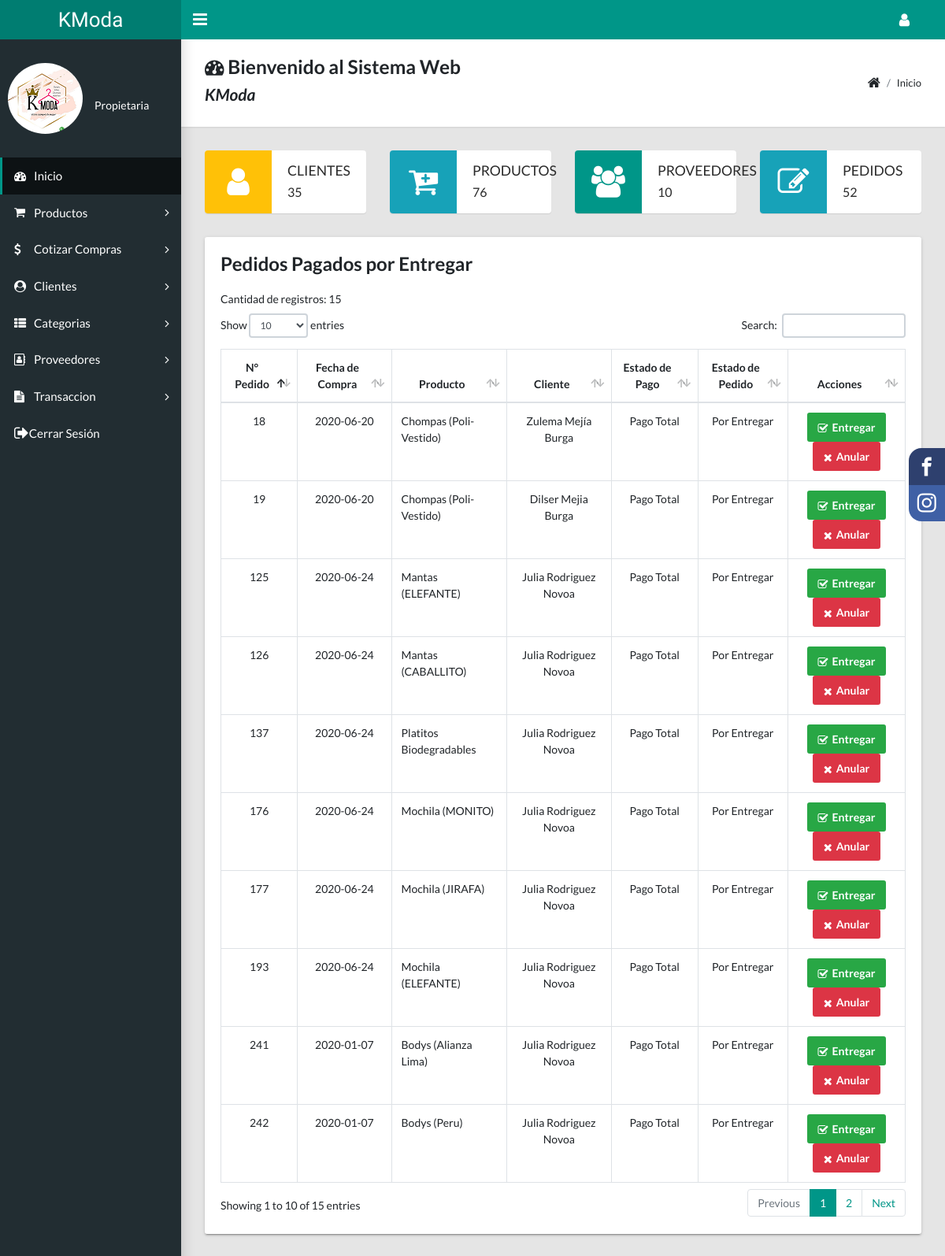
Page /inicio.php on the committed database.
### tables this page shows
CREATE TABLE `pedido` (
  `id_pedido` int(11) NOT NULL,
  `id_producto` int(11) NOT NULL,
  `cantidad` int(11) NOT NULL,
  `id_usuario` int(11) NOT NULL,
  `id_cliente` int(11) NOT NULL,
  `fecha` date NOT NULL DEFAULT current_timestamp(),
  `cantidad_pago` float(5,2) NOT NULL DEFAULT 0.00,
  `id_estado_pago` int(11) NOT NULL,
  `id_estado_pedido` int(11) NOT NULL,
  `id_estado_venta` int(1) NOT NULL DEFAULT 1,
  `motivo` varchar(50) NOT NULL DEFAULT ''
);

CREATE TABLE `producto` (
  `id_producto` int(11) NOT NULL,
  `id_proveedor` int(11) NOT NULL,
  `id_categoria` int(11) NOT NULL,
  `nombre_producto` varchar(50) NOT NULL,
  `id_talla` int(11) NOT NULL,
  `id_color` int(11) NOT NULL,
  `stock` int(11) NOT NULL,
  `precio` float(5,2) NOT NULL,
  `descripcion_producto` varchar(100) NOT NULL,
  `imagen` blob NOT NULL,
  `estado` tinyint(1) NOT NULL DEFAULT 1,
  `motivo` varchar(100) NOT NULL DEFAULT '----',
  `fecha_ingreso` timestamp NOT NULL DEFAULT current_timestamp(),
  `ingreso` int(11) NOT NULL
);

CREATE TABLE `cliente` (
  `id_cliente` int(11) NOT NULL,
  `nombres` varchar(50) NOT NULL,
  `dni` int(8) NOT NULL,
  `direccion` varchar(50) NOT NULL,
  `correo` varchar(60) DEFAULT 'No especifica',
  `telefono` varchar(9) NOT NULL DEFAULT 'No tiene'
);

CREATE TABLE `estado_pago` (
  `id_estado_pago` int(11) NOT NULL,
  `nombre_pago` varchar(50) NOT NULL
);

CREATE TABLE `estado_pedido` (
  `id_estado_pedido` int(11) NOT NULL,
  `nombre` varchar(50) NOT NULL
);

### inicio.php (the view, shortened to what this page needs)
<?php
require_once("conexion.php");
?>
<!DOCTYPE html>
<html lang="en">
  <head>
    <link rel="stylesheet" href="font.css">
  <link rel="stylesheet" href="main.css">
    <link rel="stylesheet" type="text/css" href="css/main.css">
    <link rel="stylesheet" type="text/css" href="https://maxcdn.bootstrapcdn.com/font-awesome/4.7.0/css/font-awesome.min.css">
  </head>
  <body class="app sidebar-mini">
    <header class="app-header"><a class="app-header__logo" href="inicio.php">KModa</a>
      <a class="app-sidebar__toggle" href="#" data-toggle="sidebar" aria-label="Hide Sidebar"></a>
      <ul class="app-nav">
        <li class="dropdown"><a class="app-nav__item" href="#" data-toggle="dropdown" aria-label="Open Profile Menu"><i class="fa fa-user fa-lg"></i></a>
        </li>
      </ul>
    </header>
    <aside class="app-sidebar">
        <div class="app-sidebar__user"><img class="app-sidebar__user-avatar" img src="logo.png" alt="User Image">
        <div>
          <p class="app-sidebar__user-name">
          <p class="app-sidebar__user-designation">Propietaria</p>
        </div>
        </div>
        <ul class="app-menu">
          <li><a class="app-menu__item active" href="inicio.php"><i class="app-menu__icon fa fa-dashboard"></i><span class="app-menu__label">Inicio</span></a></li>
          <li class="treeview"><a class="app-menu__item" href="#" data-toggle="treeview"><i class="app-menu__icon fa fa-shopping-cart"></i><span class="app-menu__label">Productos</span><i class="treeview-indicator fa fa-angle-right"></i></a>
          </li>
          <li class="treeview"><a class="app-menu__item" href="#" data-toggle="treeview"><i class="app-menu__icon fa fa-usd"></i><span class="app-menu__label">Cotizar Compras</span><i class="treeview-indicator fa fa-angle-right"></i></a>
          </li>
          <li class="treeview"><a class="app-menu__item" href="#" data-toggle="treeview"><i class="app-menu__icon fa fa-user-circle"></i><span class="app-menu__label">Clientes</span><i class="treeview-indicator fa fa-angle-right"></i></a>
          </li>
          <li class="treeview"><a class="app-menu__item" href="#" data-toggle="treeview"><i class="app-menu__icon fa fa-th-list"></i><span class="app-menu__label">Categorias</span><i class="treeview-indicator fa fa-angle-right"></i></a>
          </li>
          <li class="treeview"><a class="app-menu__item" href="#" data-toggle="treeview"><i class="app-menu__icon fa fa-address-book-o"></i><span class="app-menu__label">Proveedores</span><i class="treeview-indicator fa fa-angle-right"></i></a>
          </li>
          <li class="treeview"><a class="app-menu__item" href="#" data-toggle="treeview"><i class="app-menu__icon fa fa-file-text"></i><span class="app-menu__label">Transaccion</span><i class="treeview-indicator fa fa-angle-right"></i></a>
          </li>
          <li><a class="app-menu__item" href="principal.php"> <i class=" fa fa-sign-out fa-lg"> </i> <span class="app-menu__label"> Cerrar Sesión </span></i></a>
        </ul>
      </aside>
    <main class="app-content">
      <div class="app-title">
        <div>
          <h3><i class="fa fa-dashboard"></i> Bienvenido al Sistema Web </h3>
          <h4><p> KModa</p></h4>
        </div>
        <ul class="app-breadcrumb breadcrumb">
          <li class="breadcrumb-item"><i class="fa fa-home fa-lg"></i></li>
          <li class="breadcrumb-item"><a>Inicio</a></li>
        </ul>
      </div>
      <div class="social-bar">
    <a href="https://www.facebook.com/KModasYAccesorios/?modal=admin_todo_tour" class="icon icon-facebook" target="_blank"></a>
    <a href="" class="icon icon-instagram" target="_blank"></a>
      </div>
      <?php
                      $sqlcount="SELECT count(*) cant FROM cliente";
                      $resultcount = $cnx->query($sqlcount) or die ("error");
                      $regc=$resultcount->fetchObject()
                       ?>
      <div class="row">
      <div class="col-md-6 col-lg-3">
      <a href="clientes.php" > <div class="widget-small warning coloured-icon"><i class="icon fa fa-user fa-3x"></i></a>
            <div class="info">
              <h4>Clientes</h4>
              <p><?php echo $regc->cant ?></p>
            </div>
          </div>
        </div>
        <?php
                      $sqlcount="SELECT count(*) cant FROM producto where estado=1";
                      $resultcount = $cnx->query($sqlcount) or die ("error");
                      $regc=$resultcount->fetchObject()
                       ?>
        <div class="col-md-6 col-lg-3">
        <a href="productos.php" > <div class="widget-small info coloured-icon"><i class="icon fa fa-cart-plus fa-3x"></i></a>
            <div class="info">
              <h4> Productos</h4>
              <p><?php echo $regc->cant ?></p>
            </div>
          </div>
        <?php
                      $sqlcount="SELECT count(*) cant FROM proveedor where estado=1";
                      $resultcount = $cnx->query($sqlcount) or die ("error");
                      $regc=$resultcount->fetchObject()
                       ?>
        <div class="col-md-6 col-lg-3">
        <a href="proveedores.php" ><div class="widget-small primary coloured-icon"><i class="icon fa fa fa-users fa-3x"></i></a>
            <div class="info">
              <h4> Proveedores</h4>
              <p><?php echo $regc->cant ?></p>
            </div>
          </div>
        <?php
                      $sqlcount="SELECT count(*) cant FROM pedido pe
                      inner join estado_venta ven on pe.id_estado_venta = ven.id_estado_venta
                      where ven.id_estado_venta=1";
                      $resultcount = $cnx->query($sqlcount) or die ("error");
                      $regc=$resultcount->fetchObject()
                       ?>
        <div class="col-md-6 col-lg-3">
        <a href="pedidos.php" ><div class="widget-small info coloured-icon"><i class="icon fa fa fa-edit fa-3x"></i></a>
            <div class="info">
              <h4>Pedidos</h4>
              <p><?php echo $regc->cant ?></p>
            </div>
          </div>
      <div class="col-md-12">
          <div class="tile">
            <h3 class="tile-title">Pedidos Pagados por Entregar</h3>
            <?php
                      $sqlcount="SELECT count(*) cant FROM pedido WHERE id_estado_pedido=1 and id_estado_pago=2 and id_estado_venta=1";
                      $resultcount = $cnx->query($sqlcount) or die ("error");
                      $regc=$resultcount->fetchObject()
                       ?>
                  <label>Cantidad de registros: <span><?php echo "$regc->cant"; ?></label>
<table class="table table-hover table-bordered" id="sampleTable">
                  <thead>
                    <tr>
                    <th style="text-align: center">N° Pedido</th>
                    <th style="text-align: center">Fecha de Compra</th>
                                            <th style="text-align: center">Producto</th>
                                            <th style="text-align: center">Cliente</th>
                                            <th style="text-align: center">Estado de Pago</th>
                                            <th style="text-align: center">Estado de Pedido</th>
                                            <th style="text-align: center">Acciones</th>
                    </tr>
                  </thead>
                   <tbody style="cursor:pointer">
                                     <?php
                                  $sql="SELECT pe.id_pedido , p.nombre_producto , c.nombres, pe.fecha, pa.nombre_pago, e.nombre, pe.cantidad_pago
                                  from pedido pe
                                  inner join producto p on pe.id_producto = p.id_producto
                                  inner join cliente c on pe.id_cliente = c.id_cliente
                                  inner join estado_pago pa on pe.id_estado_pago = pa.id_estado_pago
                                  inner join estado_pedido e on pe.id_estado_pedido = e.id_estado_pedido
                                  inner join estado_venta ven on pe.id_estado_venta = ven.id_estado_venta
                                  WHERE e.id_estado_pedido=1 and pa.id_estado_pago=2 and ven.id_estado_venta = 1
                                  order by pe.fecha desc";
                                  $result = $cnx->query($sql) or die("error");
                                  while($reg=$result->fetchObject()){
                                    echo "<tr>
                                        <td align=center>$reg->id_pedido</td>
                                        <td align=center >$reg->fecha</td>
                                        <td>$reg->nombre_producto</td>
                                        <td align=center >$reg->nombres</td>
                                        <td align=center>$reg->nombre_pago</td>
                                        <td align=center>$reg->nombre</td>
                                        <td align=center >
                                        <a onclick='entregado($reg->id_pedido)' data-toggle='modal' data-target='#myModal1'><button class=' btn btn-success'><i class='fa fa-check-square-o'></i>Entregar</button></a>
                                      <!--  <a onclick='verDetalle($reg->id_pedido)' data-toggle='modal' data-target='#myModal2'><button type='button' class = 'btn btn-info'><i class='fa fa-search'></i>Ver</button></a>
-->
                                        <a onclick='anular($reg->id_pedido)' data-toggle='modal' data-target='#myModal3'><button type='button' class = 'btn btn-danger'><i class='fa fa-close'></i>Anular</button></a>
                                        </tr>";
                                  }?>
                                  </tbody>
                        </table>
  </body>
</html>

### main.css (style rules this page uses)
html { font-size: 16px; }
.social-bar { position: fixed; right: 0; top: 35%; font-size: 1.5rem; display: flex; flex-direction: column; align-items: flex-end; z-index: 100; }
.icon { color: white; text-decoration: none; padding: .7rem; display: flex; transition: all .5s; }
.icon-facebook { background: #2E406E; }
.icon-instagram { background: #3F60A5; }
.icon:first-child { border-radius: 1rem 0 0 0; }
.icon:last-child { border-radius: 0 0 0 1rem; }

### rows in the picture
pedido: id_pedido "193", fecha "2020-06-24", id_producto.nombre_producto "Mochila (ELEFANTE)", id_cliente.nombres "Julia Rodriguez Novoa", id_estado_pago.nombre_pago "Pago Total", id_estado_pedido.nombre "Por Entregar"
pedido: id_pedido "125", fecha "2020-06-24", id_producto.nombre_producto "Mantas (ELEFANTE)", id_cliente.nombres "Julia Rodriguez Novoa", id_estado_pago.nombre_pago "Pago Total", id_estado_pedido.nombre "Por Entregar"
pedido: id_pedido "126", fecha "2020-06-24", id_producto.nombre_producto "Mantas (CABALLITO)", id_cliente.nombres "Julia Rodriguez Novoa", id_estado_pago.nombre_pago "Pago Total", id_estado_pedido.nombre "Por Entregar"
pedido: id_pedido "137", fecha "2020-06-24", id_producto.nombre_producto "Platitos Biodegradables", id_cliente.nombres "Julia Rodriguez Novoa", id_estado_pago.nombre_pago "Pago Total", id_estado_pedido.nombre "Por Entregar"
pedido: id_pedido "176", fecha "2020-06-24", id_producto.nombre_producto "Mochila (MONITO)", id_cliente.nombres "Julia Rodriguez Novoa", id_estado_pago.nombre_pago "Pago Total", id_estado_pedido.nombre "Por Entregar"
pedido: id_pedido "177", fecha "2020-06-24", id_producto.nombre_producto "Mochila (JIRAFA)", id_cliente.nombres "Julia Rodriguez Novoa", id_estado_pago.nombre_pago "Pago Total", id_estado_pedido.nombre "Por Entregar"
pedido: id_pedido "18", fecha "2020-06-20", id_producto.nombre_producto "Chompas (Poli-Vestido)", id_cliente.nombres "Zulema Mejía Burga", id_estado_pago.nombre_pago "Pago Total", id_estado_pedido.nombre "Por Entregar"
pedido: id_pedido "19", fecha "2020-06-20", id_producto.nombre_producto "Chompas (Poli-Vestido)", id_cliente.nombres "Dilser Mejia Burga", id_estado_pago.nombre_pago "Pago Total", id_estado_pedido.nombre "Por Entregar"
pedido: id_pedido "241", fecha "2020-01-07", id_producto.nombre_producto "Bodys (Alianza Lima)", id_cliente.nombres "Julia Rodriguez Novoa", id_estado_pago.nombre_pago "Pago Total", id_estado_pedido.nombre "Por Entregar"
pedido: id_pedido "242", fecha "2020-01-07", id_producto.nombre_producto "Bodys (Peru)", id_cliente.nombres "Julia Rodriguez Novoa", id_estado_pago.nombre_pago "Pago Total", id_estado_pedido.nombre "Por Entregar"

### other values in the picture
$regc->cant "35"
$regc->cant "76"
$regc->cant "10"
$regc->cant "52"
$regc->cant "15"
